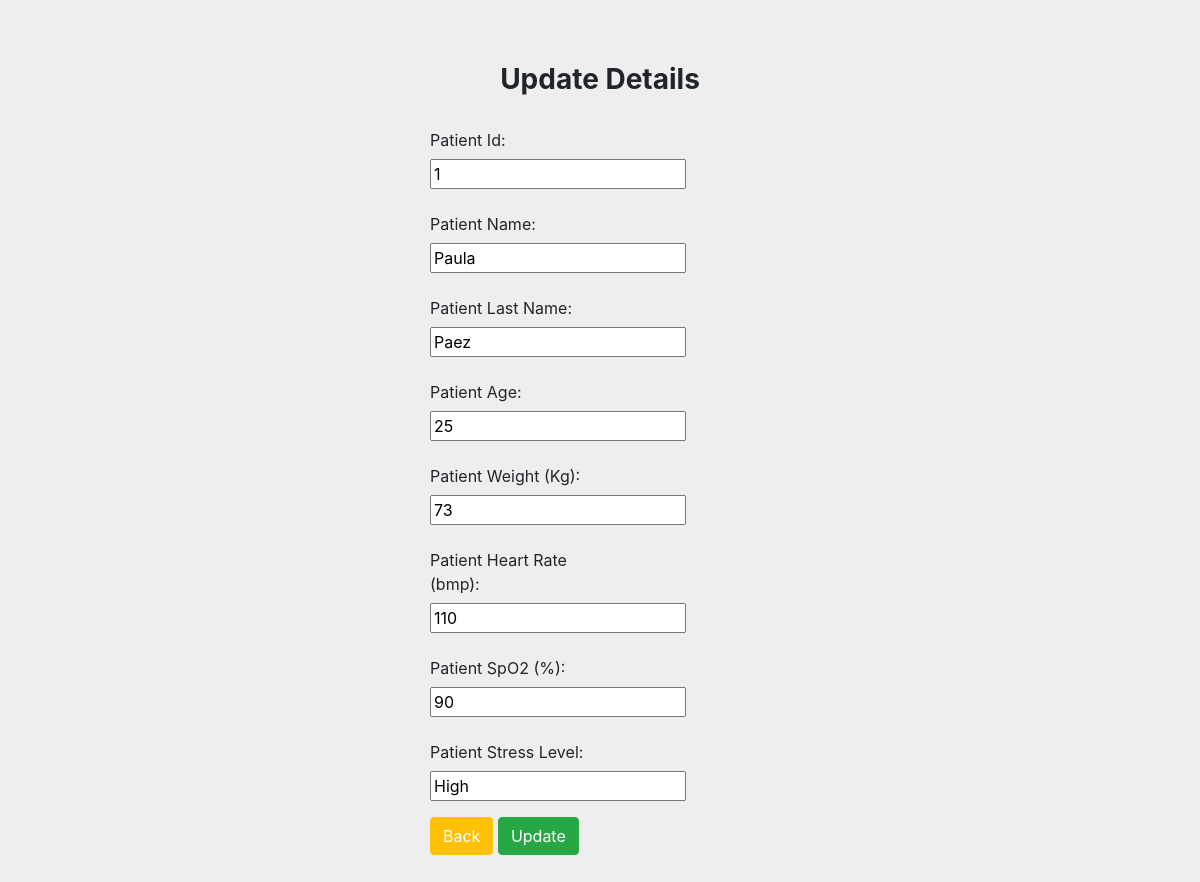
The page /edit/3 on the database its author committed.
### health_metrics/models.py (models this page shows)
class Patient(models.Model):
    pid = models.IntegerField()
    pname = models.CharField(max_length=100)
    plast_name = models.CharField(max_length=100)
    page = models.IntegerField()
    pweight = models.IntegerField()
    pheart_rate = models.IntegerField()
    pspo2 = models.IntegerField()
    pestres = models.CharField(max_length = 100)
    class Meta:
        db_table = "patient"

### health_metrics/views.py (the view)
# urls.py: path('edit/<int:id>', views.edit),
def edit(request, id):
    patient = Patient.objects.get(id=id)
    return render(request,'edit.html', {'patient':patient})

### health_metrics/templates/edit.html (shortened to what this page needs)
<!DOCTYPE html>
<html lang="en">
  <head>
    {% load static %}
    <link rel="stylesheet" href="https://cdn.jsdelivr.net/npm/bootstrap@4.0.0/dist/css/bootstrap.min.css">
    <link rel="stylesheet" href="{% static 'css/style.css' %}" />
  </head>
  <body>
    <form method="POST" class="post-form" action="/update/{{patient.id}}">
      <div class="container">
        <br />
        <div class="row justify-content-center">
          <div class="col-md-12 form-group row">
            <label class="col-sm-1 col-form-label"></label>
            <div class="col-md-12 col-sm-4">
              <h3 class="font-weight-bold text-center">Update Details</h3>
            </div>
          </div>
          <div class="col-md-12 form-group row">
            <label class="offset-md-4 col-sm-2 col-form-label">Patient Id:</label>
            <div class="offset-md-4 col-sm-4">
              <input type="text" name="pid" id="id_pid" required maxlength="20" value="{{ patient.pid }}" />
            </div>
          </div>
          <div class="col-md-12 form-group row">
            <label class="offset-md-4 col-sm-2 col-form-label">Patient Name:</label>
            <div class="offset-md-4 col-sm-4">
              <input type="text" name="pname" id="id_pname" required maxlength="100" value="{{ patient.pname }}" />
            </div>
          </div>
          <div class="col-md-12 form-group row">
            <label class="offset-md-4 col-sm-2 col-form-label">Patient Last Name:</label>
            <div class="offset-md-4 col-sm-4">
              <input type="text" name="plast_name" id="id_plast_name" required maxlength="100" value="{{ patient.plast_name }}" />
            </div>
          </div>
          <div class="col-md-12 form-group row">
            <label class="offset-md-4 col-sm-2 col-form-label">Patient Age:</label>
            <div class="offset-md-4 col-sm-4">
              <input type="number" name="page" id="id_page" required maxlength="2" value="{{ patient.page }}" />
            </div>
          </div>
          <div class="col-md-12 form-group row">
            <label class="offset-md-4 col-sm-2 col-form-label">Patient Weight (Kg):</label>
            <div class="offset-md-4 col-sm-4">
              <input type="number" name="pweight" id="id_pweight" required maxlength="5" value="{{ patient.pweight }}" />
            </div>
          </div>
          <div class="col-md-12 form-group row">
            <label class="offset-md-4 col-sm-2 col-form-label">Patient Heart Rate (bmp):</label>
            <div class="offset-md-4 col-sm-4">
              <input type="number" name="pheart_rate" id="id_pheart_rate" required maxlength="3" value="{{ patient.pheart_rate }}" />
            </div>
          </div>
          <div class="col-md-12 form-group row">
            <label class="offset-md-4 col-sm-2 col-form-label">Patient SpO2 (%):</label>
            <div class="offset-md-4 col-sm-4">
              <input type="number" name="pspo2" id="id_pspo2" required maxlength="3" value="{{ patient.pspo2 }}" />
            </div>
          </div>
          <div class="col-md-12 form-group row">
            <label class="offset-md-4 col-sm-2 col-form-label">Patient Stress Level:</label>
            <div class="offset-md-4 col-sm-4">
              <input type="text" name="pestres" id="id_pestres" required maxlength="100" value="{{ patient.pestres }}" />
            </div>
          </div>
          <div class="col-md-12 form-group row">
            <label class="col-sm-1 col-form-label"></label>
            <div class="offset-md-3 col-sm-4">
              <a href="/home" class="btn btn-warning text-white">Back</a>
              <button type="submit" class="btn btn-success">Update</button>
            </div>
          </div>
        </div>
      </div>
    </form>
  </body>
</html>

### health_metrics/static/css/style.css (style rules this page uses)
body { background: #eee; height: 100%; margin: 25px 0; padding: 0; }

### rows shown on the page
Patient: pid "1", pname "Paula", plast_name "Paez", page "25", pweight "73", pheart_rate "110", pspo2 "90", pestres "High"
